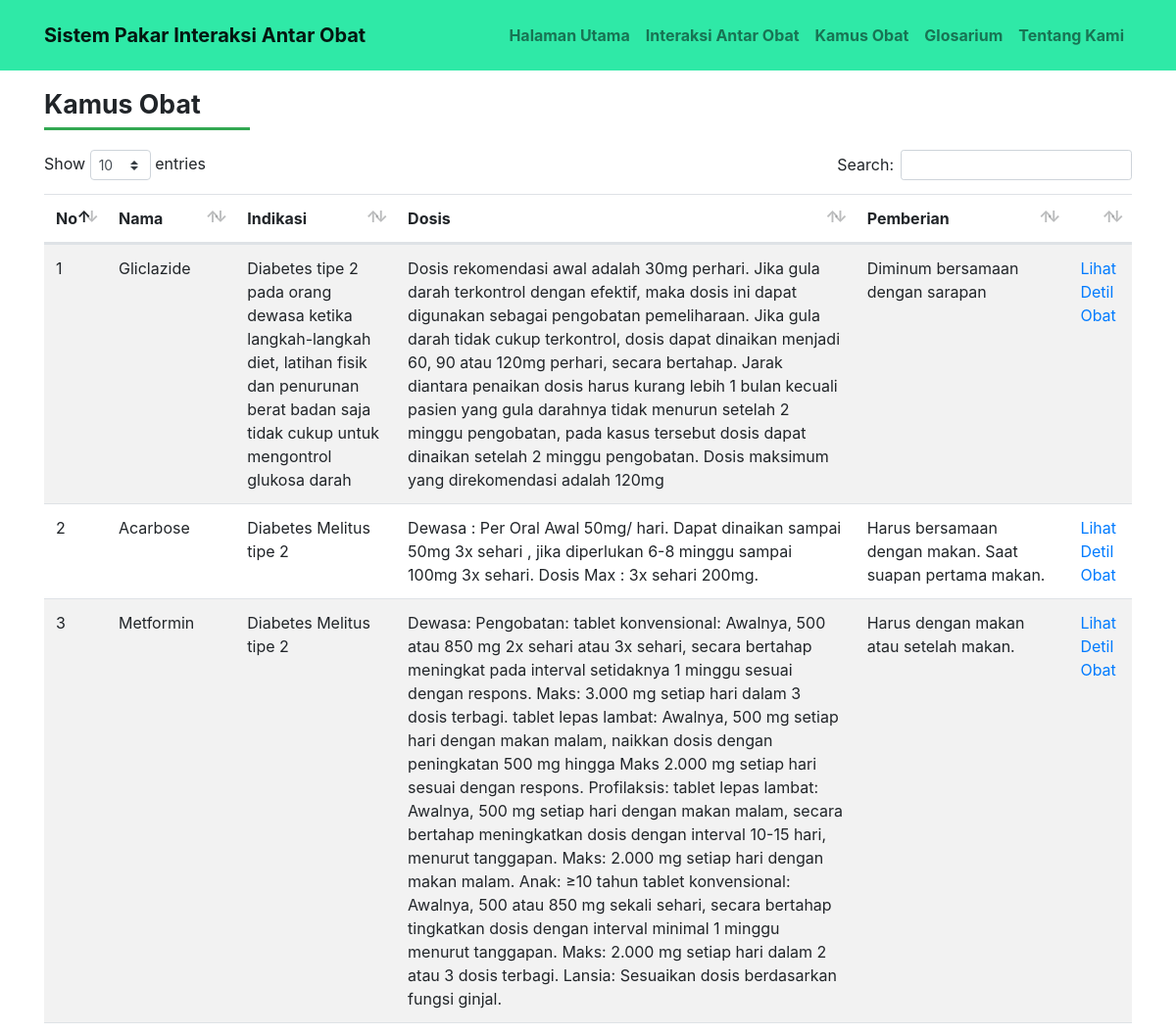
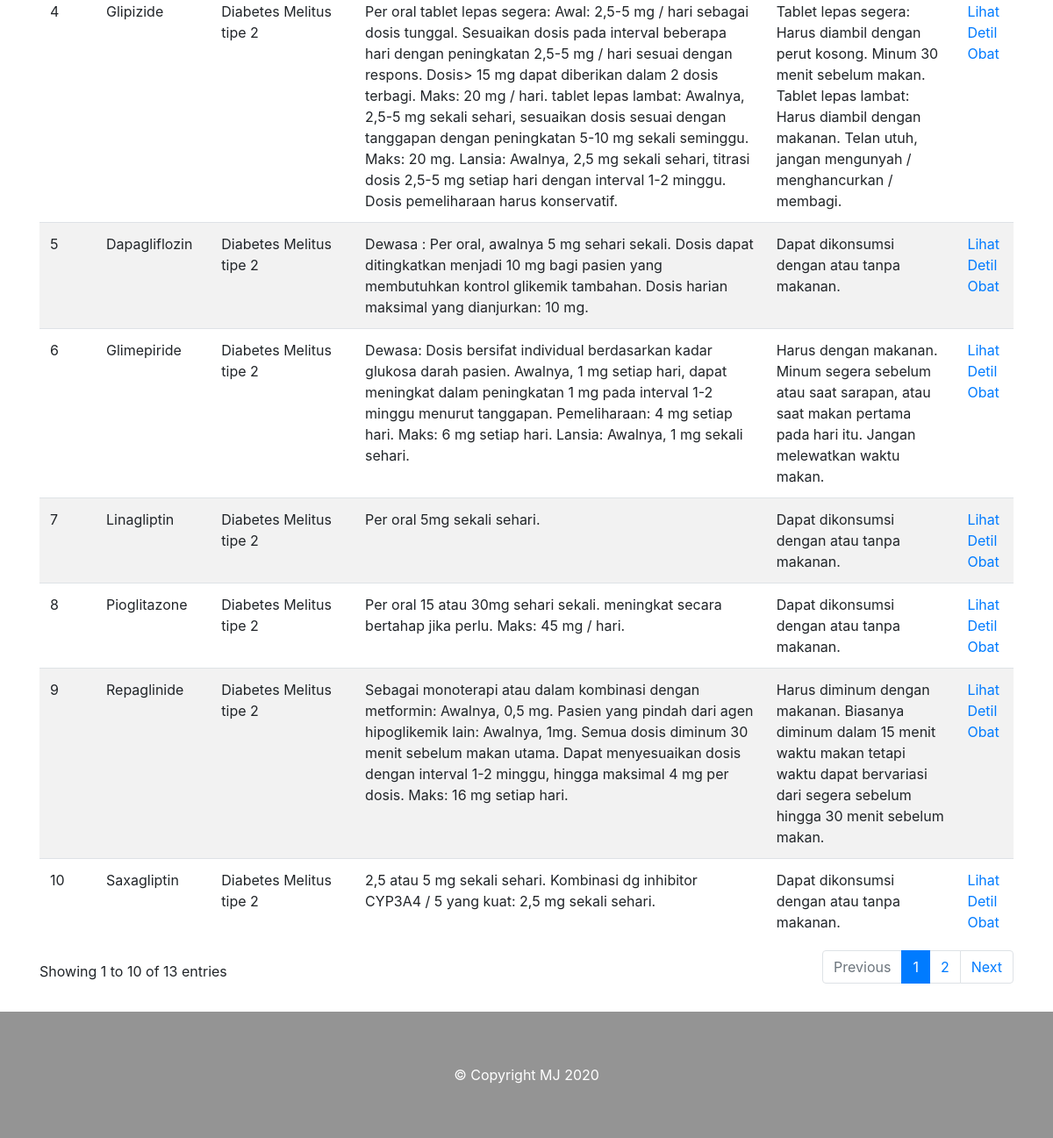
Page /kamus.php on the earlier database version (2 pictures, top to bottom).
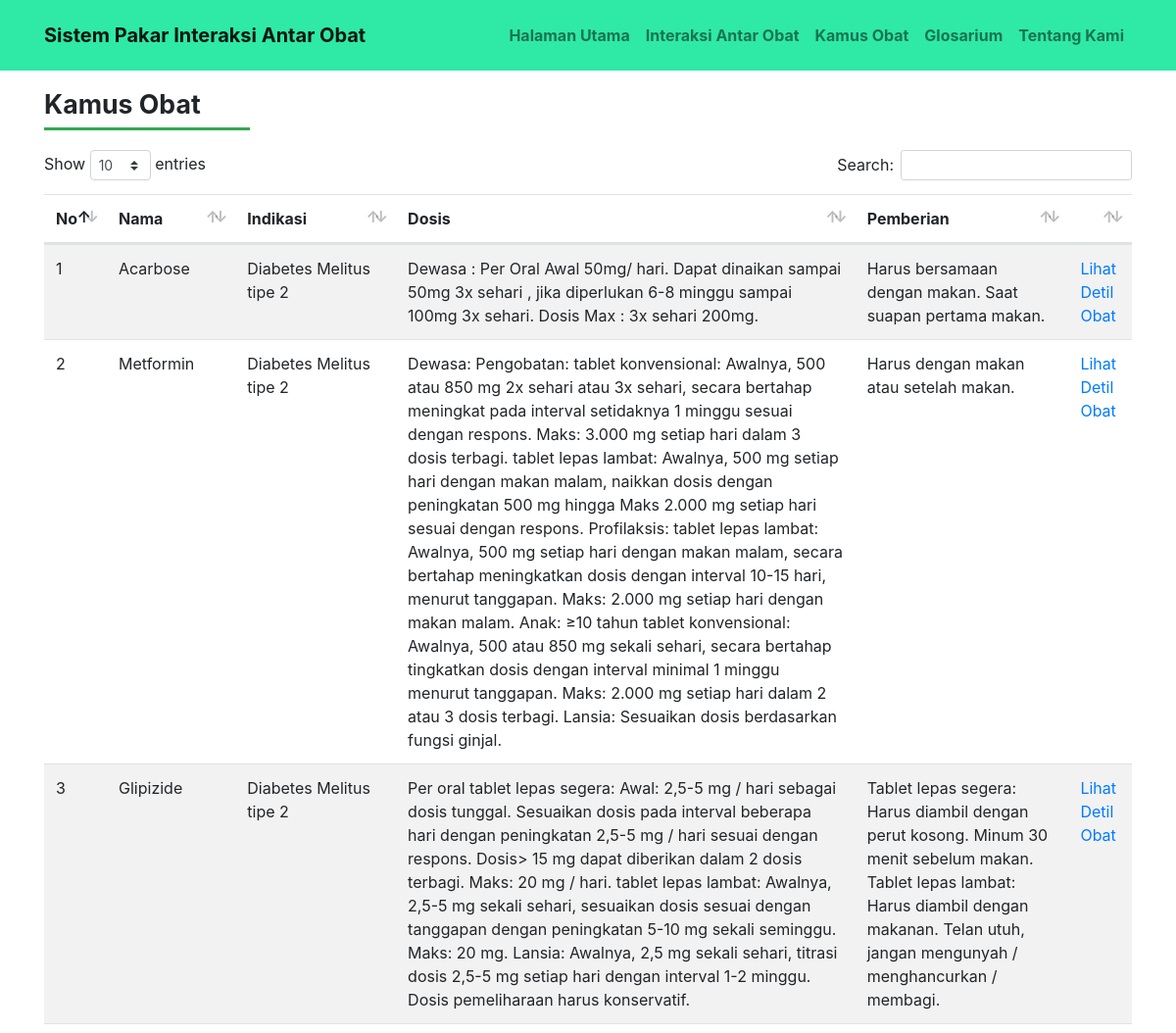
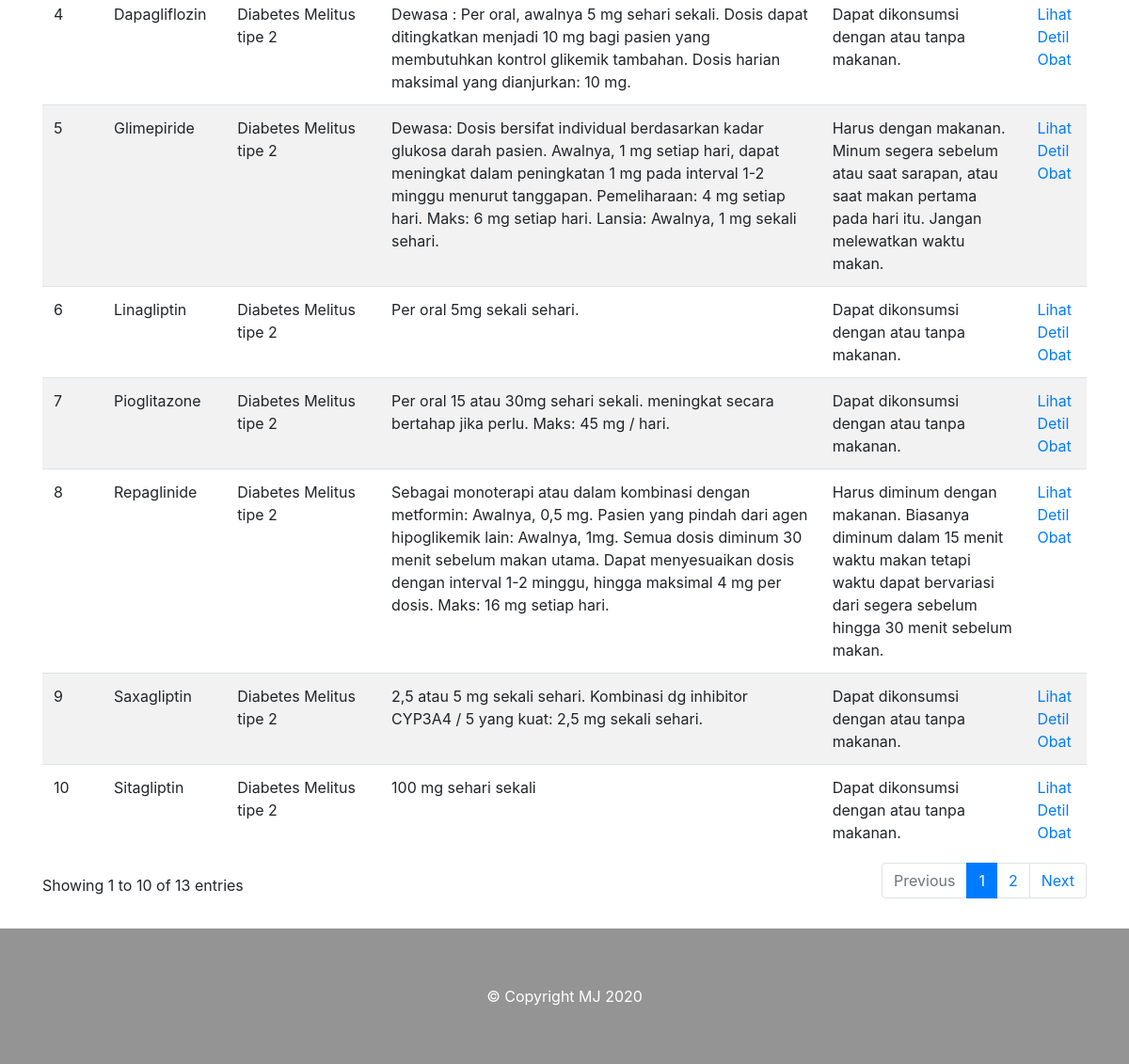
Same page on the later database version (2 pictures, top to bottom).
### tables this page shows
CREATE TABLE `obat` (
  `kode_obat` int(11) NOT NULL,
  `nama_obat` varchar(20) NOT NULL,
  `gol_obat` varchar(25) NOT NULL,
  `indikasi` text NOT NULL,
  `dosis` text NOT NULL,
  `pemberian` text NOT NULL,
  `kontraindikasi` text NOT NULL,
  `efeksamping` text NOT NULL,
  `hamilbusui` text NOT NULL,
  `interaksi_obat` text NOT NULL,
  `mekanisme_obat` text NOT NULL
);

### kamus.php (the view)
<?php include_once "_part/header.php" ?>
	<?php
		include './_part/koneksi.php';
	?>
  <div class="container">
    <div class="content">
      <h1 class="judul">Kamus Obat</h1>
		  <hr class="garis-judul"/>
    	<table id="tabel-kamus" class="table table-striped">
        <thead>
        	<tr>
        		<th>No</th>
        		<th>Nama</th>
        		<th>Indikasi</th>
        		<th>Dosis</th>
        		<th>Pemberian</th>
            <th></th>
        	</tr>
        </thead>
        <tbody>
      	<?php
        $sql = "SELECT * FROM obat";
        $row = $koneksi->prepare($sql);
        $row->execute();
        $hasil = $row->fetchAll(PDO::FETCH_OBJ);
      	$no = 0;
      	foreach($hasil as $isi){
          $no++;
      	?>
        	<tr>
        		<td><?php echo $no; ?></td>
        		<td><?php echo $isi->nama_obat; ?></td>
        		<td><?php echo $isi->indikasi; ?></td>
        		<td><?php echo $isi->dosis; ?></td>
        		<td><?php echo $isi->pemberian; ?></td>
        		<td><a href="detil.php?kode_obat=<?php echo $isi->kode_obat; ?>">Lihat Detil Obat</a></td>
          	</tr>
        	<?php } ?>
        </tbody>
    	</table>
    </div>
  </div>
<?php include_once "_part/footer.php" ?>

Differences in the rows shown:
removed obat: nama_obat "Gliclazide", indikasi "Diabetes tipe 2 pada orang dewasa ketika langkah-langkah diet, latihan fisik dan penurunan berat badan saja tidak cukup untuk mengontrol glukosa darah", dosis "Dosis rekomendasi awal adalah 30mg perhari. Jika gula darah terkontrol dengan efektif, maka dosis ini dapat digunakan sebagai pengobatan pemeliharaan. Jika gula darah tidak cukup terkontrol, dosis dapat dinaikan menjadi 60, 90 atau 120mg perhari, secara bertahap. Jarak diantara penaikan dosis harus kurang lebih 1 bulan kecuali pasien yang gula darahnya tidak menurun setelah 2 minggu pengobatan, pada kasus tersebut dosis dapat dinaikan setelah 2 minggu pengobatan. Dosis maksimum yang direkomendasi adalah 120mg", pemberian "Diminum bersamaan dengan sarapan"
now on this page (row unchanged): obat: nama_obat "Sitagliptin", indikasi "Diabetes Melitus tipe 2", dosis "100 mg sehari sekali", pemberian "Dapat dikonsumsi dengan atau tanpa makanan."
